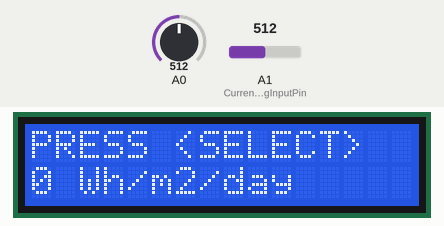
Simulated run of this sketch. Board: Arduino Uno, built with avr-gcc and run on an emulated ATmega328P. On the bench: 16×2 character LCD. The test bench sets the inputs (shaded band); at power-on: A0 = 512, A1 (CurrentAnalogInputPin) = 512. What the sketch prints to the serial monitor is not drawn.

Above: at 1.2 s.
1.3 s: A0 set to 586
4.3 s: A0 set to 611
At 6.8 s:
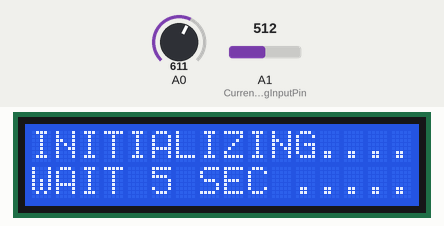
7.3 s: A0 set to 793
10.3 s: A0 set to 806
At 11.88 s:
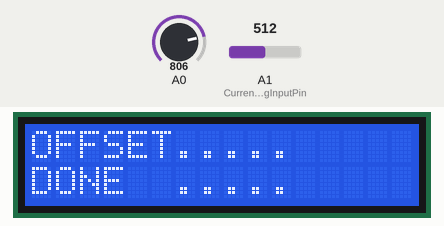
13.3 s: A1 (CurrentAnalogInputPin) set to 522
At 16.0 s:
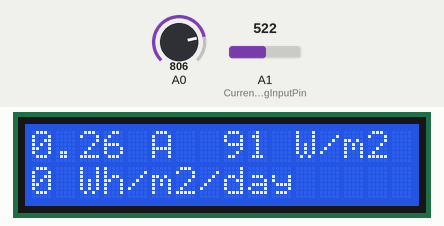
16.3 s: A1 (CurrentAnalogInputPin) set to 511
At 18.6 s:
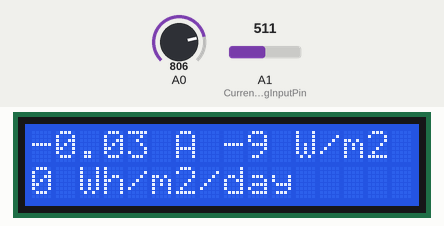
Timing chart, 0 to 20.1 s (numbered marks = the images above; inputs shaded):
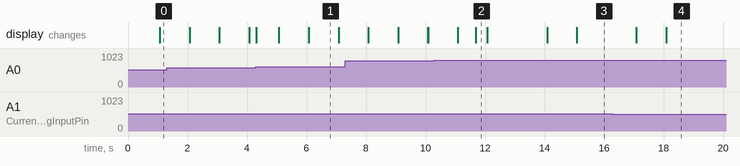

The sketch:

solarDuino_IrradiationMeter-with_LCD_Display.ino
```cpp
/* Irradiation meter using Solar Cell by Solarduino */

// Note :  Safety is very important when dealing with electricity. We take no responsibilities while you do it at your own risk.
// Note :  Irradiation meter is designed to measure and record the irradiation level for PV system performance check and feasibility study.
// Note :  Irradiation can measure and record (in SD card) instantaneous short circuit current (Isc) of panel, instantaneous Irradiation (W/m2) and daily Irradiation Energy in (W/m2/day)
// Note :  The daily Irradiation Energy is reset everyday or reset upon power outage (power supply to Arduino).
// Note :  The accuracy of the Irradiation is subject to the quality of user's solar cell and current module sensor.
// Note :  The Short Circuit Current of panel is recommended to be slightly lower or near the maximum range of current sensor for better accuracy results.
// Note :  The Irradiation is 100% subject to measured current and temperature coeffecient is neglected as it has almost negligible effect
// Note :  The temperature coefficient is neglected so that do not need additional temperature probe, furthermore 65 degree celcius under hot sun (40 degree temperature diference from STC) only performing 2.5% difference.
// Note :  The unit provides reasonable accuracy and may not be comparable with other expensive branded and commercial irradiation meter.
// Note :  All credit shall be given to Solarduino.

/*/////////////////////////////////////////////////////////////////////////////////////////////////////////////////////////////////////////////////////////////////////////////////////*/


        /* 0- General */

        int decimalPrecision = 2;                   /* decimal places for only for current value shown in LED Display */

        /* 1- DC Current & Irradiation */

        int CurrentAnalogInputPin = A1;             // Which pin to measure Current Value
        float mVperAmpValue = 185;                  // If using ACS712 current module : for 5A module key in 185, for 20A module key in 100, for 30A module key in 66
                                                    // If using WCS current module : for 0.25A module key in 7000, for 0.5A module key in 3500, for 1.0A module key in 2000, for 2.0A module key in 1000.
        float moduleMiddleVoltage = 2500;           // key in middle voltage value in mV. For 5V power supply key in 2500, for 3.3V power supply, key in 1650 mV
        float moduleSupplyVoltage = 5000;           // supply voltage to current sensor module in mV, default 5000mV, may use 3300mV
        float currentSampleRead  = 0;               /* to read the value of a sample*/
        float currentLastSample  = 0;               /* to count time for each sample. Technically 1 milli second 1 sample is taken */
        float currentSampleSum   = 0;               /* accumulation of sample readings */
        float currentSampleCount = 0;               /* to count number of sample. */
        float currentMean ;                         /* to calculate the average value from all samples*/
        float finalCurrent ;                        /* the final current reading without taking offset value*/
        float finalCurrent2 ;                       /* the final current reading*/
        float ShortCircuitCurrentSTC = 2.9   ;      // Key in the Short Circuit Current (At STC condition) of your Solar Panel or Solar Cell. Value 9 showing 9.0A Isc Panel.
        float Irradiation = 0.00;                   /* This shows the irradiation level in W/m2.

            /* 1.1 - Offset DC Current */
            int   OffsetRead = 0;                   /* To switch between functions for auto callibation purpose */
            float currentOffset =0.00;              // to Offset deviation and accuracy. Offset any fake current when no current operates.
                                                    // the offset will automatically done when you press the <SELECT> button on the LCD display module.
                                                    // you may manually set offset here if you do not have LCD shield
            float offsetLastSample = 0;             /* to count time for each sample. Technically 1 milli second 1 sample is taken */
            float offsetSampleCount = 0;            /* to count number of sample. */

            /* 1.2 - Average Accumulate Irradiation */

            float accumulateIrradiation = 0;                          /* Amount of accumulate irradiation*/
            unsigned long startMillisIrradiation;                     /* start counting time for irradiation energy */
            unsigned long currentMillisIrradiation;                   /* current counting time for irradiation energy */
            const unsigned long periodIrradiation = 1000;             // refresh every X seconds (in seconds) Default 1000 = 1 second
            float FinalAccumulateIrradiationValue = 0;                /* shows the final accumulate irradiation reading*/


        /* 2 - LCD Display  */

        #include<LiquidCrystal.h>                                   /*Load the liquid Crystal Library (by default already built-it with arduino solftware)*/
        LiquidCrystal LCD(8,9,4,5,6,7);                             /*Creating the LiquidCrystal object named LCD */
        unsigned long startMillisLCD;                               /* start counting time for LCD Display */
        unsigned long currentMillisLCD;                             /* current counting time for LCD Display */
        const unsigned long periodLCD = 1000;                       // refresh every X seconds (in seconds) in LED Display. Default 1000 = 1 second


void setup()

{

        /* 0- General */

        Serial.begin(9600);                               /* In order to see value in serial monitor */

        /* 1.2 - Average Accumulate Irradiation */

        startMillisIrradiation = millis();                /* Record initial starting time for daily irradiation */

        /* 2 - LCD Display  */

        LCD.begin(16,2);                                  /* Tell Arduino that our LCD has 16 columns and 2 rows*/
        LCD.setCursor(0,0);                               /* Set LCD to upper left corner to start display*/
        startMillisLCD = millis();                        /* Record initial starting time for LCD Display refresh rate. */

}

void loop()

{

  /* 0.1- Button Function */

              int buttonRead;
              buttonRead = analogRead (0);                                    // Read analog pin A0. By default the LCD Display shield already assigned A0 as button function. Cannot change.

              /*Right button is pressed */
              if (buttonRead < 60)
              {   LCD.setCursor(0,0); LCD.print ("PRESS <SELECT>   ");      }

              /* Up button is pressed */
              else if (buttonRead < 200)
              {   LCD.setCursor(0,0); LCD.print ("PRESS <SELECT>   ");      }

              /* Down button is pressed */
              else if (buttonRead < 400)
              {   LCD.setCursor(0,0); LCD.print ("PRESS <SELECT>  ");       }

              /* Left button is pressed */
              else if (buttonRead < 600)
              {   LCD.setCursor(0,0); LCD.print ("PRESS <SELECT>   ");      }

              /* Select button is pressed */
              else if (buttonRead < 800)
              {
              OffsetRead = 1;                                                 // to activate offset when button <SELECT> is pressed
              LCD.setCursor(0,0);
              LCD.print ("INITIALIZING..... ");
              LCD.setCursor(0,1);
              LCD.print ("WAIT 5 SEC ..... ");
              }


  /* 1- DC Current & Irradiation */

        if(millis() >= currentLastSample + 1 )                                                                /* every 1 milli second taking 1 reading */
          {
            currentSampleRead = analogRead(CurrentAnalogInputPin)-((moduleMiddleVoltage/moduleSupplyVoltage)*1024);      /* read the sample value */
            currentSampleSum = currentSampleSum + currentSampleRead ;                                         /* accumulate value with older sample readings*/
            currentSampleCount = currentSampleCount + 1;                                                      /* to move on to the next following count */
            currentLastSample = millis();                                                                     /* to reset the time again so that next cycle can start again*/
          }

        if(currentSampleCount == 1000)                                                                        /* after 1000 count or 1000 milli seconds (1 second), do the calculation and display value*/
          {
            currentMean = currentSampleSum/currentSampleCount;                                                /* calculate average value of all sample readings taken*/
            finalCurrent = (((currentMean /1024)*moduleSupplyVoltage)/mVperAmpValue);                         /* calculate the final current (without offset)*/
            finalCurrent2 = finalCurrent+currentOffset;                                                       /* The final current */
            Irradiation = (finalCurrent2/ShortCircuitCurrentSTC*1000);
            Serial.print(finalCurrent2,decimalPrecision);
            Serial.print(" A  ");
            Serial.print(Irradiation,decimalPrecision);
            Serial.print(" W/m2  ");
            currentSampleSum =0;                                                                              /* to reset accumulate sample values for the next cycle */
            currentSampleCount=0;                                                                             /* to reset number of sample for the next cycle */
          }


            /* 1.1 - Offset DC Current */

            if(OffsetRead == 1)
              {
                currentOffset = 0;                                                             /* set back currentOffset as default first*/
                if(millis() >= offsetLastSample + 1)                                           /* offset 1 - to centralise analogRead waveform*/
                  {
                    offsetSampleCount = offsetSampleCount + 1;
                    offsetLastSample = millis();
                  }

                   if(offsetSampleCount == 2500)                                             /* need to wait awhile as to get new value before offset take into calculation.  */
                {                                                                             /* So this code is to delay 2.5 seconds after button pressed */
                  currentOffset = - finalCurrent;                                             /* to offset values */
                  OffsetRead = 0;                                                             /* until next offset button is pressed*/
                  offsetSampleCount = 0;                                                      /* to reset the time again so that next cycle can start again */
                  LCD.setCursor(0,0);
                  LCD.print ("OFFSET.....     ");
                  LCD.setCursor(0,1);
                  LCD.print ("DONE  .....     ");
                }
            }


         /* 1.2 - Average Accumulate Irradiation */

         currentMillisIrradiation = millis();                                                                 /* Count the time for current */

        if (currentMillisIrradiation - startMillisIrradiation >= periodIrradiation)
        {
            accumulateIrradiation = Irradiation/3600*(periodIrradiation/1000);                                /* for smoothing calculation*/
            FinalAccumulateIrradiationValue =  FinalAccumulateIrradiationValue + accumulateIrradiation ;
            Serial.print(FinalAccumulateIrradiationValue,decimalPrecision);
            Serial.println(" Wh/m2/day");
            startMillisIrradiation = currentMillisIrradiation ;                                               /* Set the starting point again for next counting time */
        }


        /* 2 - LCD Display  */

        currentMillisLCD = millis();
        if (currentMillisLCD - startMillisLCD >= periodLCD)
          {
            LCD.setCursor(0,0);                                                                           /* Set cursor to first colum 0 and second row 1  */
            LCD.print(finalCurrent2,decimalPrecision);                                                    /* display voltage value in LCD in first row  */
            LCD.print(" A   ");
            LCD.setCursor(8,0);
            LCD.print(Irradiation,0);                                                                     /* display current value in LCD in first row */
            LCD.print(" W/m2   ");
            LCD.setCursor(0,1);
            LCD.print(FinalAccumulateIrradiationValue,0);                                                 /* display current value in LCD in first row */
            LCD.print(" Wh/m2/day        ");
            startMillisLCD = currentMillisLCD ;                                                           /* Set the starting point again for next counting time */
          }
}
```

Measured:
- the behaviour switches between 599 and 600 on A0 (found by bisection; images 0 and 1)
- the behaviour switches between 799 and 800 on A0 (found by bisection; images 1 and 2)
- the behaviour switches between 514 and 515 on A1 (CurrentAnalogInputPin) (found by bisection; images 2 and 3)
- after the input at 4.3 s, the display: changes at once (image 1)
- after the input at 13.3 s, the display: first changes after 0.78 s (image 3 shows a later state)
- after the input at 16.3 s, the display: first changes after 0.78 s (image 4 shows a later state)
- what the display in image 1 shows lasts 1.0 s, from 6.1 s to 7.1 s
